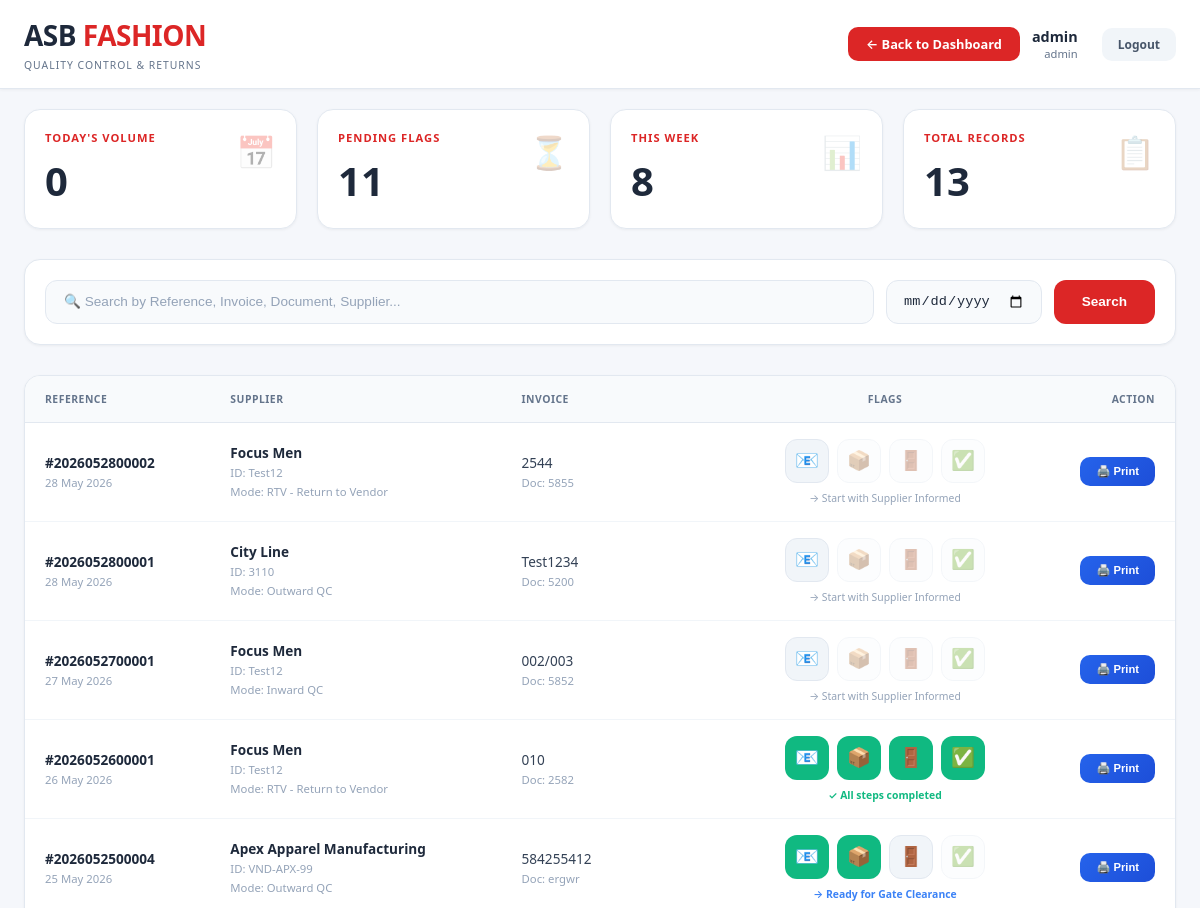
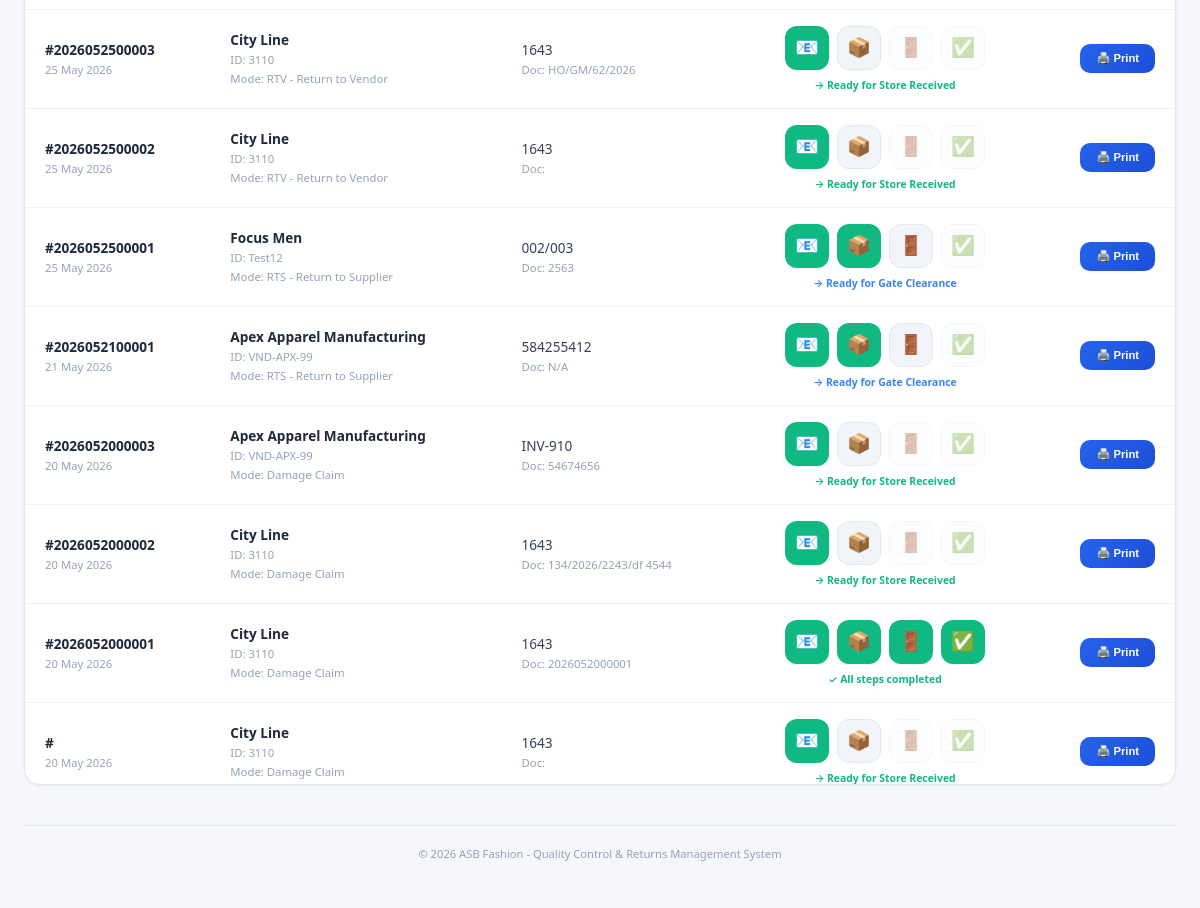
The app's page /flag.php (signed in) with its own data (2 pictures, top to bottom).
### tables this page shows
CREATE TABLE `qc_damage_main` (
  `record_id` int(11) NOT NULL,
  `record_date` date NOT NULL,
  `supplier_id` int(11) DEFAULT NULL,
  `invoice_number` varchar(50) DEFAULT NULL,
  `reference_number` varchar(50) DEFAULT NULL,
  `doc_number` varchar(50) DEFAULT NULL,
  `mode_id` int(11) DEFAULT NULL,
  `reason_id` int(11) DEFAULT NULL,
  `added_by_user` varchar(50) DEFAULT NULL,
  `added_time` timestamp NOT NULL DEFAULT current_timestamp(),
  `is_informed` tinyint(1) DEFAULT 0,
  `informed_by_user` varchar(50) DEFAULT NULL,
  `informed_datetime` datetime DEFAULT NULL,
  `is_store_received` tinyint(1) DEFAULT 0,
  `store_user` varchar(50) DEFAULT NULL,
  `store_datetime` datetime DEFAULT NULL,
  `is_gate_cleared` tinyint(1) DEFAULT 0,
  `gate_user` varchar(50) DEFAULT NULL,
  `gate_datetime` datetime DEFAULT NULL,
  `is_handover_complete` tinyint(1) DEFAULT 0,
  `number_of_bags` int(11) NOT NULL DEFAULT 0,
  `handover_user` varchar(50) DEFAULT NULL,
  `handover_datetime` datetime DEFAULT NULL,
  `is_active_cart` tinyint(1) DEFAULT 1,
  `print_count` int(11) DEFAULT 0,
  `assigned_task_id` int(11) DEFAULT NULL,
  `total_amount` decimal(15,2) DEFAULT 0.00,
  `remarks` text DEFAULT NULL
);

CREATE TABLE `suppliers` (
  `supplier_id` int(11) NOT NULL,
  `supplier_name` varchar(100) NOT NULL,
  `system_id` varchar(50) DEFAULT NULL,
  `contact_number` varchar(20) DEFAULT NULL,
  `email` varchar(100) DEFAULT NULL,
  `address` text DEFAULT NULL
);

CREATE TABLE `qc_modes` (
  `mode_id` int(11) NOT NULL,
  `mode_name` varchar(50) NOT NULL,
  `description` text DEFAULT NULL,
  `is_active` tinyint(1) DEFAULT 1,
  `created_at` timestamp NOT NULL DEFAULT current_timestamp()
);

### flag.php (the view, shortened to what this page needs)
<?php
require 'db.php';
$limit = 50;
$page = isset($_GET['page']) ? max(1, (int)$_GET['page']) : 1;
$offset = ($page - 1) * $limit;
$search = trim($_GET['search'] ?? '');
$searchDate = $_GET['search_date'] ?? '';
$where = " WHERE 1=1";
$params = [];
$countStr = "SELECT COUNT(m.record_id)
             FROM qc_damage_main m
             JOIN suppliers s ON m.supplier_id = s.supplier_id
             LEFT JOIN qc_modes mo ON m.mode_id = mo.mode_id
             $where";
$countStmt = $pdo->prepare($countStr);
$countStmt->execute($params);
$totalRecords = $countStmt->fetchColumn();
$queryStr = "SELECT m.*, s.supplier_name, s.system_id, s.email, s.contact_number, s.address, mo.mode_name
             FROM qc_damage_main m
             JOIN suppliers s ON m.supplier_id = s.supplier_id
             LEFT JOIN qc_modes mo ON m.mode_id = mo.mode_id
             $where ORDER BY m.record_id DESC LIMIT $limit OFFSET $offset";
$stmt = $pdo->prepare($queryStr);
$stmt->execute($params);
$recentRecords = $stmt->fetchAll();
$today = date('Y-m-d');
$todayStmt = $pdo->prepare("SELECT COUNT(*) FROM qc_damage_main WHERE record_date = ?");
$todayStmt->execute([$today]);
$todayCount = $todayStmt->fetchColumn();
$pendingStmt = $pdo->prepare("SELECT COUNT(*) FROM qc_damage_main WHERE is_handover_complete = 0");
$pendingStmt->execute();
$pendingCount = $pendingStmt->fetchColumn();
$weekStart = date('Y-m-d', strtotime('monday this week'));
$weekStmt = $pdo->prepare("SELECT COUNT(*) FROM qc_damage_main WHERE record_date >= ?");
$weekStmt->execute([$weekStart]);
$weekCount = $weekStmt->fetchColumn();
$username = $_SESSION['username'] ?? 'QC Officer';
$userRole = $_SESSION['role'] ?? 'Standard';
?>
<!DOCTYPE html>
<html lang="en">
<head>
</head>
<body>
    <div class="header no-print">
        <div class="header-content">
            <div class="logo">
                <h1>ASB <span>FASHION</span></h1>
                <p>QUALITY CONTROL & RETURNS</p>
            </div>
            <div style="display: flex; align-items: center; gap: 12px; flex-wrap: wrap;">
                <a href="dashboard.php" class="back-btn">
                    ← Back to Dashboard
                </a>
                <div class="user-info">
                    <div class="user-name"><?= htmlspecialchars($username) ?></div>
                    <div class="user-role"><?= htmlspecialchars($userRole) ?></div>
                </div>
                <a href="logout.php" class="logout-btn">Logout</a>
            </div>
        </div>
    </div>
    <div class="container">
        <div class="stats-grid no-print">
            <div class="stat-card">
                <div class="stat-icon">📅</div>
                <div class="stat-title">Today's Volume</div>
                <div class="stat-number"><?= number_format($todayCount) ?></div>
            </div>
            <div class="stat-card">
                <div class="stat-icon">⏳</div>
                <div class="stat-title">Pending Flags</div>
                <div class="stat-number"><?= number_format($pendingCount) ?></div>
            </div>
            <div class="stat-card">
                <div class="stat-icon">📊</div>
                <div class="stat-title">This Week</div>
                <div class="stat-number"><?= number_format($weekCount) ?></div>
            </div>
            <div class="stat-card">
                <div class="stat-icon">📋</div>
                <div class="stat-title">Total Records</div>
                <div class="stat-number"><?= number_format($totalRecords) ?></div>
            </div>
        </div>
        <div class="search-card no-print">
            <form method="GET" class="search-form">
                <input type="text" name="search" value="<?= htmlspecialchars($search) ?>"
                       placeholder="🔍 Search by Reference, Invoice, Document, Supplier..."
                       class="search-input">
                <input type="date" name="search_date" value="<?= $searchDate ?>" class="search-date">
                <button type="submit" class="btn-primary">Search</button>
            </form>
        </div>
        <div class="table-wrapper">
            <div class="table-container">
                <table>
                    <thead>
                        <tr>
                            <th>REFERENCE</th>
                            <th>SUPPLIER</th>
                            <th>INVOICE</th>
                            <th style="text-align: center">FLAGS</th>
                            <th style="text-align: right">ACTION</th>
                        </tr>
                    </thead>
                    <tbody>
                        <?php if(count($recentRecords) > 0): ?>
                            <?php foreach($recentRecords as $row): ?>
                            <tr>
                                <td>
                                    <strong style="color: #1e293b;">#<?= htmlspecialchars($row['reference_number']) ?></strong><br>
                                    <small style="color: #94a3b8;"><?= date('d M Y', strtotime($row['record_date'])) ?></small>
                                   </div>
                                </td>
                                <td>
                                    <strong style="color: #1e293b;"><?= htmlspecialchars($row['supplier_name']) ?></strong><br>
                                    <small style="color: #94a3b8;">ID: <?= htmlspecialchars($row['system_id'] ?? 'N/A') ?></small><br>
                                    <small style="color: #94a3b8;">Mode: <?= htmlspecialchars($row['mode_name'] ?? 'Standard') ?></small>
                                   </div>
                                </td>
                                <td>
                                    <?= htmlspecialchars($row['invoice_number']) ?><br>
                                    <small style="color: #94a3b8;">Doc: <?= htmlspecialchars($row['doc_number'] ?? 'N/A') ?></small>
                                   </div>
                                </td>
                                <td style="text-align: center">
                                    <div class="flag-group">
                                        <?php
                                        $flags = [
                                            ['col' => 'is_informed', 'label' => '📧', 'name' => 'Informed'],
                                            ['col' => 'is_store_received', 'label' => '📦', 'name' => 'Store'],
                                            ['col' => 'is_gate_cleared', 'label' => '🚪', 'name' => 'Gate'],
                                            ['col' => 'is_handover_complete', 'label' => '✅', 'name' => 'Complete']
                                        ];
                                        foreach($flags as $flag):
                                            $active = $row[$flag['col']];
                                            $canUpdate = false;
                                            if ($flag['col'] == 'is_informed') $canUpdate = true;
                                            if ($flag['col'] == 'is_store_received') $canUpdate = $row['is_informed'] && !$active;
                                            if ($flag['col'] == 'is_gate_cleared') $canUpdate = $row['is_store_received'] && !$active;
                                            if ($flag['col'] == 'is_handover_complete') $canUpdate = $row['is_gate_cleared'] && !$active;
                                            if ($active) {
                                                $btnClass = 'flag-completed';
                                                $title = "✓ {$flag['name']} - Completed";
                                                $disabled = false;
                                            } elseif ($canUpdate) {
                                                $btnClass = 'flag-available';
                                                $title = "Mark {$flag['name']} as completed";
                                                $disabled = false;
                                            } else {
                                                $btnClass = 'flag-locked';
                                                $title = "Complete previous step first";
                                                $disabled = true;
                                            }
                                        ?>
                                            <button onclick="<?= $disabled ? '' : "updateFlag({$row['record_id']}, '{$flag['col']}')" ?>"
                                                    class="flag-btn <?= $btnClass ?>"
                                                    title="<?= $title ?>"
                                                    <?= $disabled ? 'disabled' : '' ?>>
                                                <?= $flag['label'] ?>
                                            </button>
                                        <?php endforeach; ?>
                                    </div>
                                    <div class="status-badge">
                                        <?php
                                        if ($row['is_handover_complete']) {
                                            echo '<span class="status-success">✓ All steps completed</span>';
                                        } elseif ($row['is_gate_cleared']) {
                                            echo '<span class="status-warning">→ Ready for Return Complete</span>';
                                        } elseif ($row['is_store_received']) {
                                            echo '<span class="status-info">→ Ready for Gate Clearance</span>';
                                        } elseif ($row['is_informed']) {
                                            echo '<span class="status-success">→ Ready for Store Received</span>';
                                        } else {
                                            echo '<span class="status-muted">→ Start with Supplier Informed</span>';
                                        }
                                        ?>
                                    </div>
                                </td>
                                <td style="text-align: right">
                                    <button onclick="promptForBagsAndPrint(<?= $row['record_id'] ?>)" class="print-btn">
                                        🖨️ Print
                                    </button>
                                </td>
                            </tr>
                            <?php endforeach; ?>
                        <?php endif; ?>
        <div class="footer">
            <p>© <?= date('Y') ?> ASB Fashion - Quality Control & Returns Management System</p>
        </div>
</body>
</html>

### records on screen
qc_damage_main: reference_number "2026052800002", record_date "28 May 2026", supplier.supplier_name "Focus Men", supplier.system_id "Test12", mode.mode_name "RTV - Return to Vendor", invoice_number "2544", doc_number "5855", label "📧", label "📦", label "🚪", label "✅", is_handover_complete "→ Start with Supplier Informed"
qc_damage_main: reference_number "2026052800001", record_date "28 May 2026", supplier.supplier_name "City Line", supplier.system_id "3110", mode.mode_name "Outward QC", invoice_number "Test1234", doc_number "5200", label "📧", label "📦", label "🚪", label "✅", is_handover_complete "→ Start with Supplier Informed"
qc_damage_main: reference_number "2026052700001", record_date "27 May 2026", supplier.supplier_name "Focus Men", supplier.system_id "Test12", mode.mode_name "Inward QC", invoice_number "002/003", doc_number "5852", label "📧", label "📦", label "🚪", label "✅", is_handover_complete "→ Start with Supplier Informed"
qc_damage_main: reference_number "2026052600001", record_date "26 May 2026", supplier.supplier_name "Focus Men", supplier.system_id "Test12", mode.mode_name "RTV - Return to Vendor", invoice_number "010", doc_number "2582", label "📧", label "📦", label "🚪", label "✅", is_handover_complete "✓ All steps completed"
qc_damage_main: reference_number "2026052500004", record_date "25 May 2026", supplier.supplier_name "Apex Apparel Manufacturing", supplier.system_id "VND-APX-99", mode.mode_name "Outward QC", invoice_number "584255412", doc_number "ergwr", label "📧", label "📦", label "🚪", label "✅", is_handover_complete "→ Ready for Gate Clearance"
qc_damage_main: reference_number "2026052500003", record_date "25 May 2026", supplier.supplier_name "City Line", supplier.system_id "3110", mode.mode_name "RTV - Return to Vendor", invoice_number "1643", doc_number "HO/GM/62/2026", label "📧", label "📦", label "🚪", label "✅", is_handover_complete "→ Ready for Store Received"
qc_damage_main: reference_number "2026052500002", record_date "25 May 2026", supplier.supplier_name "City Line", supplier.system_id "3110", mode.mode_name "RTV - Return to Vendor", invoice_number "1643", label "📧", label "📦", label "🚪", label "✅", is_handover_complete "→ Ready for Store Received"
qc_damage_main: reference_number "2026052500001", record_date "25 May 2026", supplier.supplier_name "Focus Men", supplier.system_id "Test12", mode.mode_name "RTS - Return to Supplier", invoice_number "002/003", doc_number "2563", label "📧", label "📦", label "🚪", label "✅", is_handover_complete "→ Ready for Gate Clearance"
qc_damage_main: reference_number "2026052100001", record_date "21 May 2026", supplier.supplier_name "Apex Apparel Manufacturing", supplier.system_id "VND-APX-99", mode.mode_name "RTS - Return to Supplier", invoice_number "584255412", doc_number "N/A", label "📧", label "📦", label "🚪", label "✅", is_handover_complete "→ Ready for Gate Clearance"
qc_damage_main: reference_number "2026052000003", record_date "20 May 2026", supplier.supplier_name "Apex Apparel Manufacturing", supplier.system_id "VND-APX-99", mode.mode_name "Damage Claim", invoice_number "INV-910", doc_number "54674656", label "📧", label "📦", label "🚪", label "✅", is_handover_complete "→ Ready for Store Received"
qc_damage_main: reference_number "2026052000002", record_date "20 May 2026", supplier.supplier_name "City Line", supplier.system_id "3110", mode.mode_name "Damage Claim", invoice_number "1643", doc_number "134/2026/2243/df 4544", label "📧", label "📦", label "🚪", label "✅", is_handover_complete "→ Ready for Store Received"
qc_damage_main: reference_number "2026052000001", record_date "20 May 2026", supplier.supplier_name "City Line", supplier.system_id "3110", mode.mode_name "Damage Claim", invoice_number "1643", doc_number "2026052000001", label "📧", label "📦", label "🚪", label "✅", is_handover_complete "✓ All steps completed"
qc_damage_main: record_date "20 May 2026", supplier.supplier_name "City Line", supplier.system_id "3110", mode.mode_name "Damage Claim", invoice_number "1643", label "📧", label "📦", label "🚪", label "✅", is_handover_complete "→ Ready for Store Received"

### other values on screen
$username "admin"
$userRole "admin"
$todayCount "0"
$pendingCount "11"
$weekCount "8"
$totalRecords "13"
